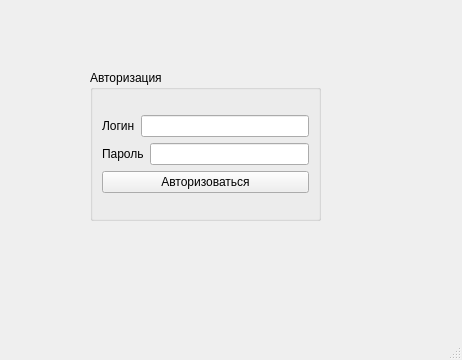
<?xml version="1.0" encoding="UTF-8"?>
<ui version="4.0">
 <class>MainWindow</class>
 <widget class="QMainWindow" name="MainWindow">
  <property name="geometry">
   <rect>
    <x>0</x>
    <y>0</y>
    <width>462</width>
    <height>360</height>
   </rect>
  </property>
  <property name="windowTitle">
   <string>MainWindow</string>
  </property>
  <widget class="QWidget" name="centralwidget">
   <widget class="QGroupBox" name="groupBox">
    <property name="geometry">
     <rect>
      <x>90</x>
      <y>70</y>
      <width>231</width>
      <height>151</height>
     </rect>
    </property>
    <property name="title">
     <string>Авторизация</string>
    </property>
    <layout class="QVBoxLayout" name="verticalLayout_3">
     <item>
      <layout class="QVBoxLayout" name="verticalLayout_2">
       <item>
        <layout class="QVBoxLayout" name="verticalLayout">
         <item>
          <layout class="QHBoxLayout" name="horizontalLayout">
           <item>
            <widget class="QLabel" name="label">
             <property name="text">
              <string>Логин</string>
             </property>
            </widget>
           </item>
           <item>
            <widget class="QLineEdit" name="login"/>
           </item>
          </layout>
         </item>
         <item>
          <layout class="QHBoxLayout" name="horizontalLayout_2">
           <item>
            <widget class="QLabel" name="label_2">
             <property name="text">
              <string>Пароль</string>
             </property>
            </widget>
           </item>
           <item>
            <widget class="QLineEdit" name="pass"/>
           </item>
          </layout>
         </item>
        </layout>
       </item>
       <item>
        <widget class="QPushButton" name="pushButton">
         <property name="text">
          <string>Авторизоваться</string>
         </property>
        </widget>
       </item>
      </layout>
     </item>
    </layout>
   </widget>
  </widget>
  <widget class="QMenuBar" name="menubar">
   <property name="geometry">
    <rect>
     <x>0</x>
     <y>0</y>
     <width>462</width>
     <height>26</height>
    </rect>
   </property>
  </widget>
  <widget class="QStatusBar" name="statusbar"/>
 </widget>
 <resources/>
 <connections/>
</ui>
